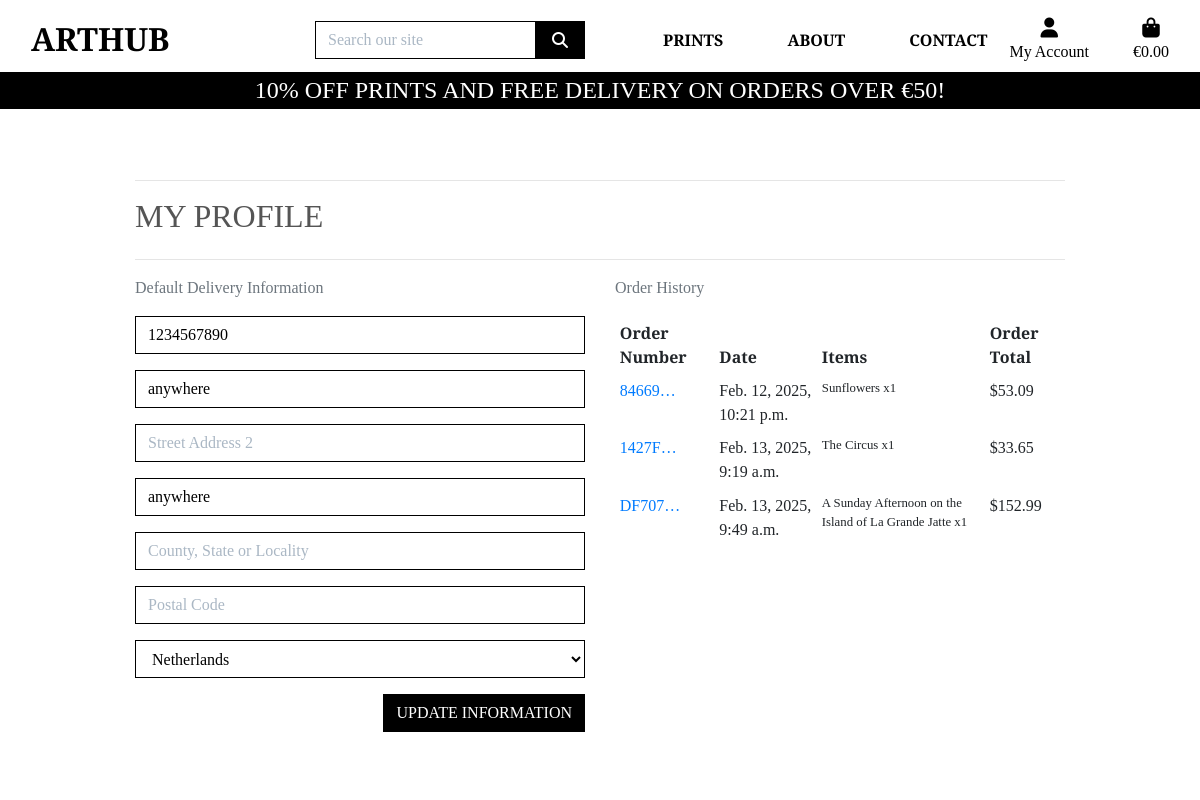
/profile/ (signed in), run on the app's committed database.
### profiles/models.py (models this page shows, shortened)
class UserProfile(models.Model):
    user = models.OneToOneField(User, on_delete=models.CASCADE)
    default_phone_number = models.CharField(
        max_length=20, null=True, blank=True)
    default_street_address1 = models.CharField(
        max_length=80, null=True, blank=True)
    default_street_address2 = models.CharField(
        max_length=80, null=True, blank=True)
    default_town_or_city = models.CharField(
        max_length=40, null=True, blank=True)
    default_county = models.CharField(max_length=80, null=True, blank=True)
    default_postcode = models.CharField(max_length=20, null=True, blank=True)
    default_country = CountryField(
        blank_label='Country', null=True, blank=True)

### checkout/models.py (models this page shows, shortened)
class Order(models.Model):
    order_number = models.CharField(max_length=32, null=False, editable=False)
    user_profile = models.ForeignKey(
        UserProfile, on_delete=models.SET_NULL,
        null=True, blank=True, related_name='orders'
    )
    full_name = models.CharField(max_length=50, null=False, blank=False)
    email = models.EmailField(max_length=254, null=False, blank=False)
    phone_number = models.CharField(max_length=20, null=False, blank=False)
    country = CountryField(blank_label='Country *', null=False, blank=False)
    postcode = models.CharField(max_length=20, null=True, blank=True)
    town_or_city = models.CharField(max_length=40, null=False, blank=False)
    street_address1 = models.CharField(max_length=80, null=False, blank=False)
    street_address2 = models.CharField(max_length=80, null=True, blank=True)
    county = models.CharField(max_length=80, null=True, blank=True)
    date = models.DateTimeField(auto_now_add=True)
    delivery_cost = models.DecimalField(
        max_digits=6,
        decimal_places=2,
        null=False,
        default=0
    )
    order_total = models.DecimalField(
        max_digits=10,
        decimal_places=2,
        null=False,
        default=0
    )
    grand_total = models.DecimalField(
        max_digits=10,
        decimal_places=2,
        null=False,
        default=0
    )
    original_bag = models.TextField(null=False, blank=False, default='')
    stripe_pid = models.CharField(
        max_length=254,
        null=False, blank=False,
        default=''
    )

class OrderLineItem(models.Model):
    order = models.ForeignKey(
        Order,
        null=False,
        blank=False,
        on_delete=models.CASCADE,
        related_name='lineitems'
    )
    product = models.ForeignKey(
        Product,
        null=False,
        blank=False,
        on_delete=models.CASCADE
    )
    quantity = models.IntegerField(null=False, blank=False, default=0)
    lineitem_total = models.DecimalField(
        max_digits=6,
        decimal_places=2,
        null=False,
        blank=False,
        editable=False
    )

### products/models.py (models this page shows, shortened)
class Product(models.Model):
    category = models.ForeignKey(
        'Category',
        null=True,
        blank=True,
        on_delete=models.SET_NULL)
    sku = models.CharField(max_length=254, null=True, blank=True)
    artist = models.CharField(max_length=254)
    name = models.CharField(max_length=254)
    description = models.TextField()
    price = models.DecimalField(max_digits=6, decimal_places=2)
    discount_percentage = models.DecimalField(
        max_digits=5,
        decimal_places=2,
        default=0,  # Set default discount percentage to 0
        help_text="Discount percentage applied to the product price"
    )
    rating = models.DecimalField(
        max_digits=6,
        decimal_places=2,
        null=True,
        blank=True)
    image_url = models.URLField(max_length=1024, null=True, blank=True)
    image = models.ImageField(null=True, blank=True)

### profiles/views.py (the view)
# urls.py: path('profile/', include('profiles.urls')),
@login_required
def profile(request):
    profile = get_object_or_404(UserProfile, user=request.user)
    if request.method == 'POST':
        form = UserProfileForm(request.POST, instance=profile)
        if form.is_valid():
            form.save()
            messages.success(request, 'Profile updated successfully')
        else:
            messages.error(
                request, 'Update failed. Please ensure the form is valid.')
    else:
        form = UserProfileForm(instance=profile)
    orders = profile.orders.all()
    template = 'profiles/profile.html'
    context = {
        'form': form,
        'orders': orders,
        'on_profile_page': True
    }
    return render(request, template, context)

### profiles/forms.py
class UserProfileForm(forms.ModelForm):
    class Meta:
        model = UserProfile
        exclude = ('user',)
    def __init__(self, *args, **kwargs):
        super().__init__(*args, **kwargs)
        placeholders = {
            'default_phone_number': 'Phone Number',
            'default_postcode': 'Postal Code',
            'default_town_or_city': 'Town or City',
            'default_street_address1': 'Street Address 1',
            'default_street_address2': 'Street Address 2',
            'default_county': 'County, State or Locality',
        }
        self.fields['default_phone_number'].widget.attrs['autofocus'] = True
        for field in self.fields:
            if field != 'default_country':
                if self.fields[field].required:
                    placeholder = f'{placeholders[field]} *'
                else:
                    placeholder = placeholders[field]
                self.fields[field].widget.attrs['placeholder'] = placeholder
            self.fields[field].widget.attrs['class'] = 'border-black rounded-0'
            'profile-form-input'
            self.fields[field].label = False

### profiles/templates/profiles/profile.html (shortened to what this page needs)
{% extends "base.html" %}
{% load static %}
{% block extra_css %}
    <link rel="stylesheet" href="{% static 'profiles/css/profile.css' %}">
{% endblock %}
{% block page_header %}
    <div class="container header-container">
    </div>
{% endblock %}
{% block content %}
<div class="overlay"></div>
<div class="container">
    <div class="row">
        <div class="col">
            <hr>
            <h2 class="logo-font mb-4">My Profile</h2>
            <hr>
        </div>
    </div>
    <div class="row">
        <div class="col-12 col-lg-6">
            <p class="text-muted">Default Delivery Information</p>
            <form class="mt-3" action="{% url 'profile' %}" method="POST" id="profile-update-form">
                {{ form|crispy }}
                <button class="btn btn-black rounded-0 text-uppercase float-right">Update Information</button>
            </form>
        </div>
        <div class="col-12 col-lg-6">
            <p class="text-muted">Order History</p>
            <div class="order-history table-responsive">
                <table class="table table-sm table-borderless">
                    <thead>
                        <tr>
                            <th>Order Number</th>
                            <th>Date</th>
                            <th>Items</th>
                            <th>Order Total</th>
                        </tr>
                    </thead>
                    <tbody>
                        {% for order in orders %}
                            <tr>
                                <td>
                                    <a href="{% url 'order_history' order.order_number %}"
                                    title="{{ order.order_number }}">
                                        {{ order.order_number|truncatechars:6 }}
                                    </a>
                                </td>
                                <td>{{ order.date }}</td>
                                <td>
                                    <ul class="list-unstyled">
                                        {% for item in order.lineitems.all %}
                                            <li class="small">
                                                {{ item.product.name }} x{{ item.quantity }}
                                            </li>
                                        {% endfor %}
                                    </ul>
                                </td>
                                <td>${{ order.grand_total }}</td>
                            </tr>
                        {% endfor %}
                    </tbody>
                </table>
            </div>
        </div>
    </div>
{% endblock %}

### static/css/base.css (style rules this page uses)
html { height: 100%; }
body { background: url('/media/homepage_background_cropped.webp') no-repeat center center fixed; background-size: cover; height: calc(100vh - 164px); color: #555; font-family: 'Playfair Display', serif; }
.logo-font { text-transform: uppercase; }
.btn-black { background: black; color: white; }
.border-black { border: 1px solid black !important; }
.overlay { height: 100%; width: 100%; top: 0; left: 0; position: fixed; background: white; z-index: -1; }
@media (min-width: 1200px) { body { background: url('/media/homepage_background_cropped.webp') no-repeat center center fixed; background-size: cover; height: calc(100vh - 164px); color: #555; font-family: 'Playfair Display', serif; } }
@media (min-width: 1200px) { .container { max-width: 80%; } }
@media (min-width: 992px) { body { background: url('/media/homepage_background_cropped.webp') no-repeat center center fixed; background-size: cover; height: calc(100vh - 164px); color: #555; font-family: 'Playfair Display', serif; } }
@media (min-width: 992px) { .header-container { padding-top: 164px; } }

### profiles/static/profiles/css/profile.css (style rules this page uses)
#profile-update-form .form-control { color: #000; }
#profile-update-form input::placeholder { color: #aab7c4; }
#id_default_country, #id_default_country option:not(:first-child) { color: #000; }

### data on the page
UserProfile: default_phone_number "1234567890", default_street_address1 "anywhere", default_town_or_city "anywhere", default_country "Netherlands"
Order: order_number "84669…", date "Feb. 12, 2025, 10:21 p.m.", grand_total "53.09"
OrderLineItem: product.name "Sunflowers", quantity "1"
Order: order_number "1427F…", date "Feb. 13, 2025, 9:19 a.m.", grand_total "33.65"
OrderLineItem: product.name "The Circus", quantity "1"
Order: order_number "DF707…", date "Feb. 13, 2025, 9:49 a.m.", grand_total "152.99"
OrderLineItem: product.name "A Sunday Afternoon on the Island of La Grande Jatte", quantity "1"

### other printed values
{{ free_delivery_threshold }} "50"
